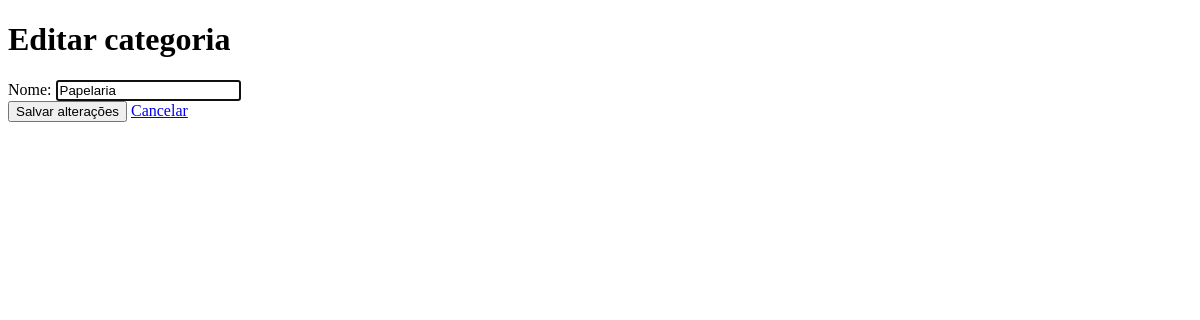
Page /categorias/1/editar (signed in) on the earlier database version.
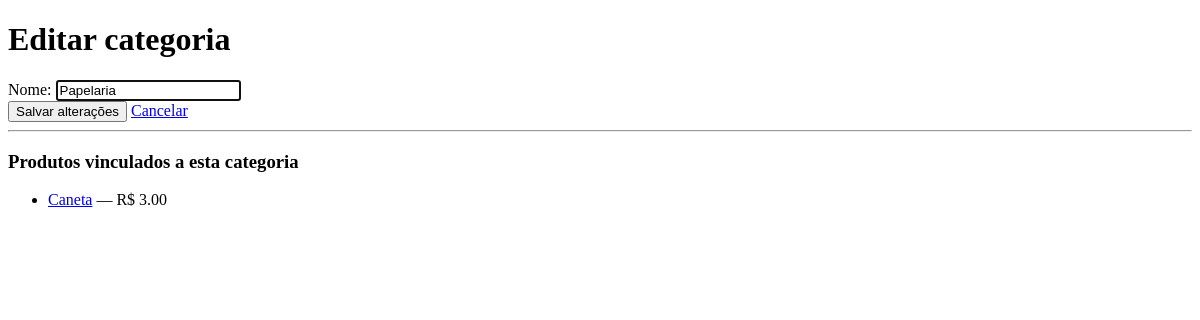
Same page on the later database version.
### app/models/produto.py (models this page shows, shortened)
class Produto(Base):
    __tablename__ = "produtos"
    id = Column(Integer, primary_key=True, autoincrement=True, index=True)
    nome = Column(String(100), unique=True, nullable=False)
    preco = Column(Float, nullable=False, default=0.0)
    estoque = Column(Integer, default=0)
    ativa = Column(Boolean, default=True)
    imagem_path = Column(String(255), nullable=True)  # Caminho para a imagem do produto
    categoria_id = Column(Integer, ForeignKey("categorias.id", ondelete="SET NULL"), nullable=False)
    categoria = relationship("Categoria", back_populates="produtos")

### app/controllers/categoria_controller.py (the view)
@router.get("/{categoria_id}/editar")
def form_editar_categoria(
    categoria_id: int,
    request: Request,
    db: Session = Depends(get_db),
    admin = Depends(get_admin)
):
    editando = db.query(Categoria).filter(
        Categoria.id == categoria_id
    ).first()
    if not editando:
        return RedirectResponse(url="/categorias", status_code=302)
    return templates.TemplateResponse(
        request,
        "categorias/form.html",
        {
            "request":  request,
            "usuario":  admin,
            "editando": editando,
        }
    )

### app/templates/categorias/form.html (shortened to what this page needs)
<!DOCTYPE html>
<html lang="pt-br">
<head>
</head>
<body>
    <h1>{{ "Editar categoria" if editando else "Nova categoria" }}</h1>
    <form action="{{ '/categorias/' + editando.id|string + '/editar' if editando else '/categorias/nova' }}"
          method="post">
        <label>Nome:
            <input type="text"
                   name="nome"
                   value="{{ editando.nome if editando else (valores.nome if valores else '') }}"
                   required
                   autofocus>
        </label>
        <br>
        <button type="submit">
            {{ "Salvar alterações" if editando else "Criar categoria" }}
        </button>
        <a href="/categorias">Cancelar</a>
    </form>
    {% if editando and editando.produtos %}
        <hr>
        <h3>Produtos vinculados a esta categoria</h3>
        <ul>
            {% for p in editando.produtos if p.ativa %}
                <li>
                    <a href="/produtos/{{ p.id }}">{{ p.nome }}</a>
                    — R$ {{ "%.2f"|format(p.preco) }}
                </li>
            {% else %}
                <li>Nenhum produto ativo vinculado.</li>
            {% endfor %}
        </ul>
    {% endif %}
</body>
</html>

Differences in the rows shown:
added Produto: nome "Caneta", preco "3.00"
Other differences:
text now shown: "Produtos vinculados a esta categoria"
